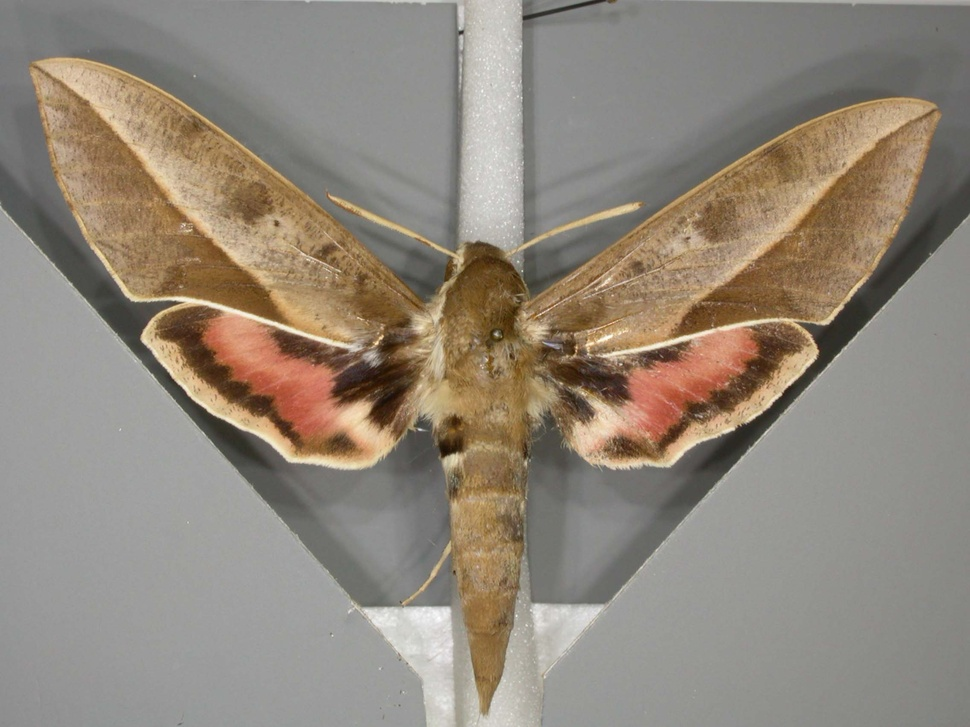
#> input picture vision/tests/test_data/Hyles_biguttata_f_271819_77.0_l.jpg, 970 x 727 px, shrunk from 2272 x 1704 before the run
$ python -i segmentation.py   (imports and definitions only)   (older library calls are emulated)
#> lines starting #> are read from the running program, lines starting #| are printed output that depends on the picture; after the words box and inside, x2 and y2 are one past the last pixel; in counts of white or black regions, pixels touching at a corner belong together
import numpy as np
import cv2
from skimage.graph import MCP_Geometric
import os

# hack to account for drawContours function not appearing to fill the contour
def fillContours(image, contours):
    cv2.drawContours(image, contours, contourIdx=-1, color=255, lineType=8, thickness=cv2.cv.CV_FILLED)

    h, w = image.shape
    outline = np.zeros((h + 2, w + 2), dtype='uint8')
    outline[1:-1, 1:-1] = image

    image = 255 * np.ones_like(image)
    cv2.floodFill(image, outline, (0, 0), newVal=0)
    return image

def largest_components(binary_image, num_components=1):
    contours, hierarchy = cv2.findContours(binary_image.astype('uint8'), cv2.RETR_EXTERNAL, cv2.CHAIN_APPROX_NONE)

    contours = sorted(contours, key=lambda contour: cv2.contourArea(contour), reverse=True)[:num_components]
    filled_image = fillContours(np.zeros_like(binary_image), contours)

    return filled_image, cv2.boundingRect(np.concatenate(contours))

def saliency_map(image):
    hsv_image = cv2.cvtColor(image, cv2.cv.CV_BGR2HSV)
    saliency = 0.25 * hsv_image[:, :, 2] + 0.75 * hsv_image[:, :, 1]
    return saliency.astype('float32')

def crop_with_border(image, bounding_rect, border):
    left, top, crop_width, crop_height = bounding_rect
    image_height, image_width = image.shape[:2]

    crop_left = max(left - border, 0)
    crop_right = min(left + crop_width + border, image_width)
    crop_top = max(top - border, 0)
    crop_bottom = min(top + crop_height + border, image_height)

    return image[crop_top:crop_bottom, crop_left:crop_right]

def segment_butterfly(image, saliency_threshold=100, border=10):
    image_height, image_width = image.shape[:2]

    saliency = saliency_map(image)
    blur = cv2.GaussianBlur(saliency, (5, 5), 0).astype(np.uint8)
    _, mask = cv2.threshold(blur, saliency_threshold, 255, cv2.THRESH_BINARY + cv2.THRESH_OTSU)

    mask, bounding_rect = largest_components(mask, num_components=1)

    image = crop_with_border(image, bounding_rect, border)
    mask = crop_with_border(mask, bounding_rect, border)

    return image, mask.astype(np.uint8)

def centre_of_mass(binary_image):
    h, w = binary_image.shape
    xv, yv = np.meshgrid(np.arange(0, w), np.arange(0, h))

    binary_image[np.where(binary_image > 0)] = 1

    x = np.mean((binary_image * xv)[np.where(binary_image > 0)])
    y = np.mean((binary_image * yv)[np.where(binary_image > 0)])

    return y, x

def shortest_path(costs, start, end):
    offsets = [(1, 1), (1, 0), (1, -1), (0, 1), (0, -1), (-1, 1), (-1, 0), (-1, -1)]
    mcp = MCP_Geometric(costs, offsets)
    mcp.find_costs([start], [end])

    indices = np.array(mcp.traceback(end))

    return indices[:, 0], indices[:, 1]

def min_cost_cut(costs, start, end, seed_point, mask_cost=10):
    cut_y, cut_x = shortest_path(costs*(mask_cost - 1) + 1, start, end)

    path_crop = np.zeros_like(costs)
    path_crop[cut_y, cut_x] = 255

    path = np.pad(path_crop, (1, 1), mode='constant', constant_values=(0, 0))

    wing_mask = np.zeros_like(costs)
    # pass a copy of the path image since it is altered by floodFill
    cv2.floodFill(wing_mask, np.copy(path), seed_point, 1)

    return wing_mask, path

def segment_wing(mask, wing_left=0.4, wing_right=0.6, crop=0.3):
    height, width = mask.shape

    mean_y, mean_x = centre_of_mass(mask)

    crop_width = int(width * crop)

    wing_left = int(mean_x * (0.5 + wing_left))
    wing_right = int(mean_x * (0.5 + wing_right))

    mean_x = int(mean_x)

    left_wing_mask, left_wing_path = min_cost_cut(costs=mask[:, crop_width:mean_x],
                                                  start=(0, wing_left - crop_width),
                                                  end=(height - 1, mean_x - 1 - crop_width),
                                                  seed_point=(0, height - 1))

    left_wing_path = np.pad(left_wing_path[1:-1, 1:-1],
                            pad_width=((0, 0), (crop_width, width - mean_x)),
                            mode='constant',
                            constant_values=0)

    right_wing_mask, right_wing_path = min_cost_cut(costs=mask[:, mean_x : -crop_width],
                                                    start=(0, wing_right - mean_x),
                                                    end=(height - 1, 0),
                                                    seed_point=(width - mean_x - crop_width - 1, height - 1))

    right_wing_path = np.pad(right_wing_path[1:-1, 1:-1],
                            pad_width=((0, 0), (mean_x, crop_width)),
                            mode='constant',
                            constant_values=0)

    wing_mask = np.hstack((left_wing_mask,right_wing_mask))
    wing_mask = mask * np.pad(wing_mask,
                              pad_width=((0, 0), (crop_width, crop_width)),
                              mode='constant',
                              constant_values=1)

    wing_mask = largest_components(wing_mask, num_components=2)[0]

    return wing_mask, (left_wing_path, right_wing_path), (mean_y, mean_x)

def segment_image_file(file_in, folder_out):
#> called with folder_out = 'out.png'
    image = cv2.imread(file_in)
#> image is the input picture: shape (727, 970, 3); mean B, G, R 122.6, 135.2, 144.9
    segmented_image, segmented_mask = segment_butterfly(image, saliency_threshold=64)
#> in saliency_map, `saliency = 0.25 * hsv_image[:, :, 2] + 0.75 * hsv_image[:, :, 1]`:
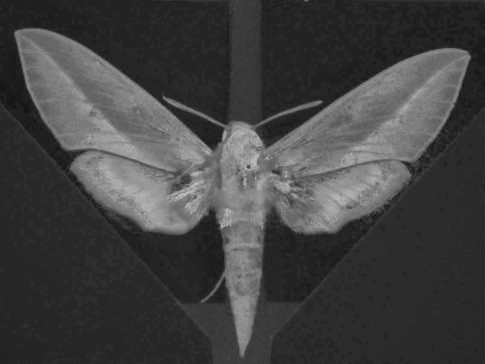
#> saliency: shape (727, 970) float64 (shown at 1/2 size); min 10, max 211.8, mean 66
#> in segment_butterfly, `_, mask = cv2.threshold(blur, saliency_threshold, 255, cv2.THRESH_BINA..`:
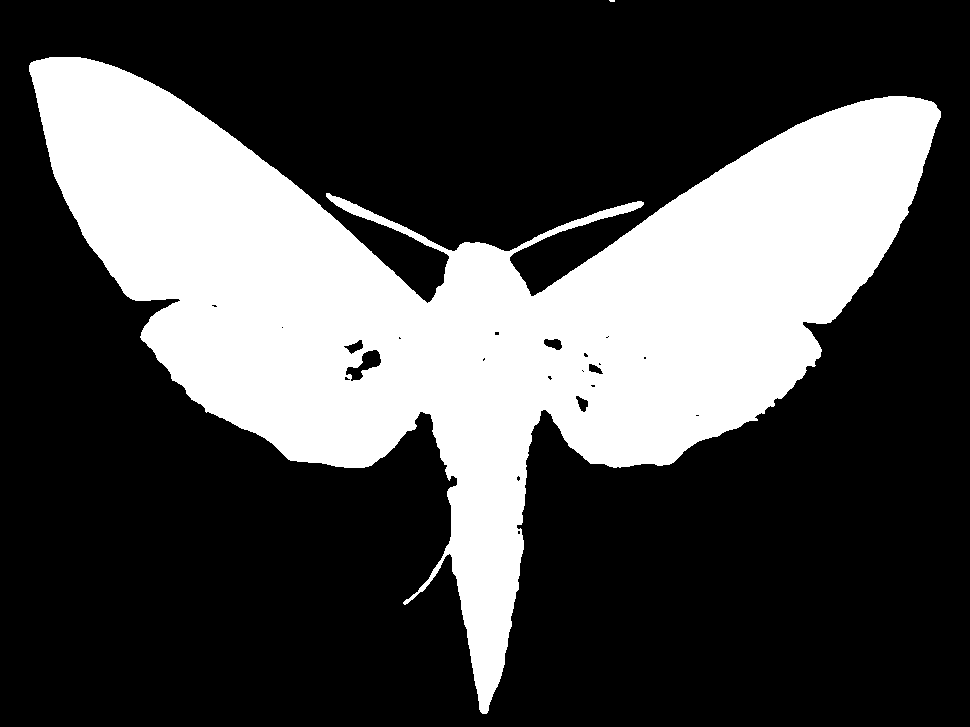
#> mask: shape (727, 970); 29.7% white; 2 white regions (1 under 20 px)
#> in largest_components, `contours, hierarchy = cv2.findContours(binary_image.astype('uint8'), c..`: contours = 2 contours, 1 with area under 20; largest, box (x1, y1, x2, y2) and area: (29, 57, 941, 714) 208397
#> in largest_components, `contours = sorted(contours, key=lambda contour: cv2.contourArea(contou..`: contours = 1 contour; box (x1, y1, x2, y2) and area: (29, 57, 941, 714) 208397
#> in segment_butterfly, `mask, bounding_rect = largest_components(mask, num_components=1)`: bounding_rect = (29, 57, 912, 657)
#> in crop_with_border, `left, top, crop_width, crop_height = bounding_rect`: left = 29; top = 57; crop_width = 912; crop_height = 657
#> in crop_with_border, `crop_left = max(left - border, 0)`: crop_left = 19
#> in crop_with_border, `crop_right = min(left + crop_width + border, image_width)`: crop_right = 951
#> in crop_with_border, `crop_top = max(top - border, 0)`: crop_top = 47
#> in crop_with_border, `crop_bottom = min(top + crop_height + border, image_height)`: crop_bottom = 724

    filename = os.path.basename(file_in)

    file_out = os.path.join(folder_out, 'color_' + filename)
    file_out = os.path.splitext(file_out)[0] + '.png'
    cv2.imwrite(file_out, segmented_image * (segmented_mask[:, :, np.newaxis] / 255))
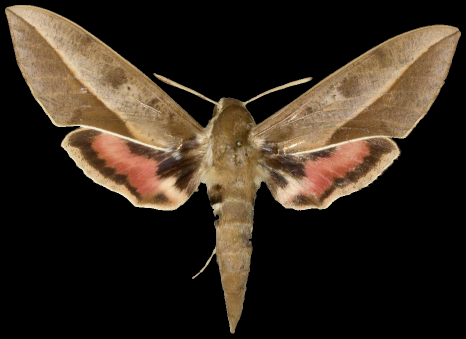
#> saved as color_Hyles_biguttata_f_271819_77.0_l.png: shape (677, 932, 3) (shown at 1/2 size); mean B, G, R 29.9, 41.5, 52.3

    file_out = os.path.join(folder_out, 'full_' + filename)
    file_out = os.path.splitext(file_out)[0] + '.png'
    cv2.imwrite(file_out, segmented_mask)

    wing_mask = segment_wing(segmented_mask)[0] / 255
#> in centre_of_mass, `x = np.mean((binary_image * xv)[np.where(binary_image > 0)])`: x = 456.9
#> in centre_of_mass, `y = np.mean((binary_image * yv)[np.where(binary_image > 0)])`: y = 256.8
#> in segment_wing, `mean_y, mean_x = centre_of_mass(mask)`: mean_x = 456.9
#> in segment_wing, `wing_left = int(mean_x * (0.5 + wing_left))`: wing_left = 411
#> in segment_wing, `wing_right = int(mean_x * (0.5 + wing_right))`: wing_right = 502
#> in segment_wing, `mean_x = int(mean_x)`: mean_x = 456
#> in shortest_path, `mcp = MCP_Geometric(costs, offsets)`:
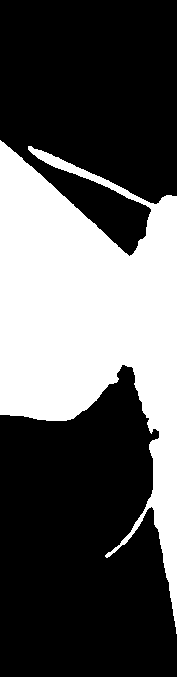
#> costs: shape (677, 177); values 1 (black) and 10 (white), 34.5% white; 1 white region, box (x1, y1, x2, y2) and area: (0, 140, 177, 634) 41392
#> in shortest_path, `indices = np.array(mcp.traceback(end))`: indices = 677 pairs, first value 0 to 676, second value 104 to 176
#> in min_cost_cut, `cut_y, cut_x = shortest_path(costs*(mask_cost - 1) + 1, start, end)`: cut_y = 677 values from 0 to 676; cut_x = 677 values, max 176 at index 676, min 104 at index 555, mean 128.9
#> call 2 of shortest_path, with start = (0, 46), end = (676, 0)
#> in shortest_path (call 2), `mcp = MCP_Geometric(costs, offsets)`:
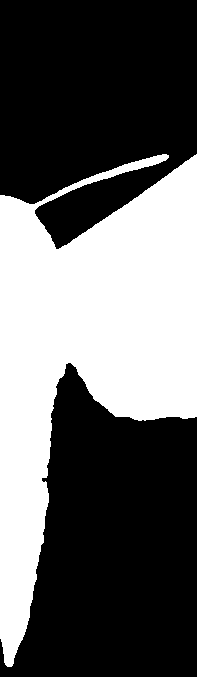
#> costs: shape (677, 197); values 1 (black) and 10 (white), 38% white; 1 white region, box (x1, y1, x2, y2) and area: (0, 154, 197, 667) 50647
#> in shortest_path (call 2), `indices = np.array(mcp.traceback(end))`: indices = 679 pairs, first value 0 to 676, second value 0 to 66
#> in segment_wing, `wing_mask = mask * np.pad(wing_mask, pad_width=((0, 0), (crop_width, c..`:
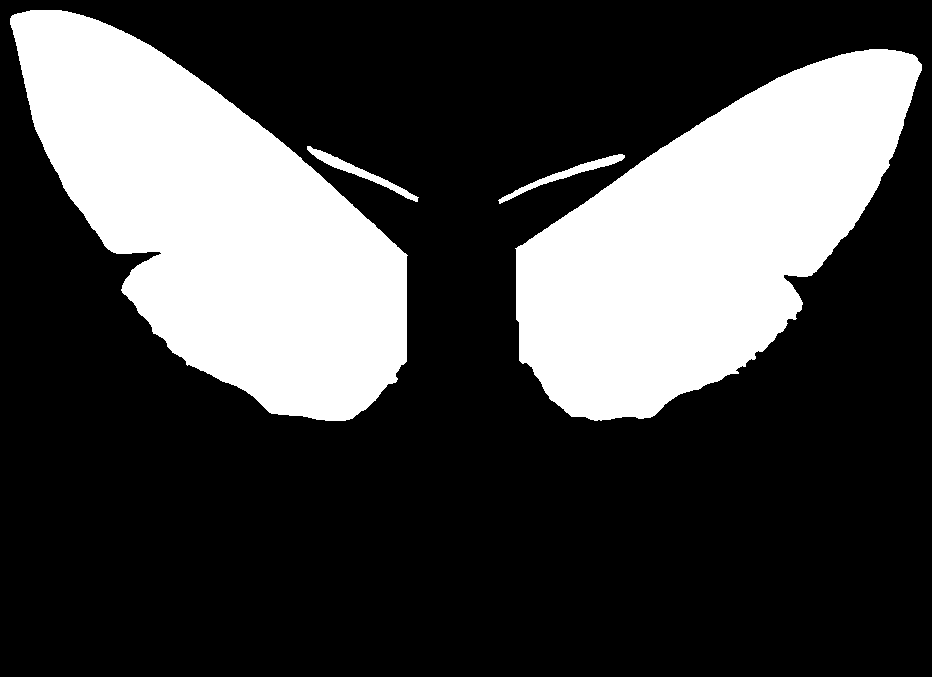
#> wing_mask: shape (677, 932); values 0 (black) and 1 (white), 27.7% white; 4 white regions
#> in largest_components (call 2), `contours, hierarchy = cv2.findContours(binary_image.astype('uint8'), c..`: contours = 4 contours; box (x1, y1, x2, y2) and area: (10, 10, 408, 421) 88264, (515, 49, 922, 421) 83590, (307, 146, 419, 202) 806, (498, 154, 625, 204) 778
#> in largest_components (call 2), `contours = sorted(contours, key=lambda contour: cv2.contourArea(contou..`: contours = 2 contours; box (x1, y1, x2, y2) and area: (10, 10, 408, 421) 88264, (515, 49, 922, 421) 83590
#> wing_mask: shape (677, 932) float64; values 0 (black) and 1 (white), 27.4% white; 2 white regions, box (x1, y1, x2, y2) and area: (10, 10, 408, 421) 88848, (515, 49, 922, 421) 84157
    file_out = os.path.join(folder_out, 'wings_' + filename)
    file_out = os.path.splitext(file_out)[0] + '.png'
    cv2.imwrite(file_out, 255*wing_mask)

    body = np.greater(segmented_mask, wing_mask).astype('uint8')
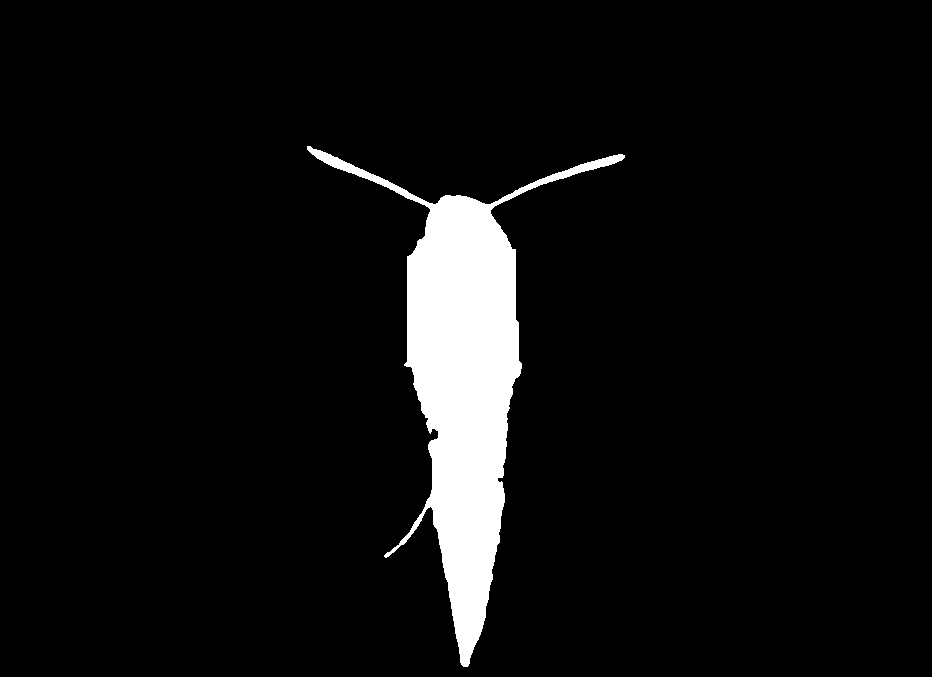
#> body: shape (677, 932); values 0 (black) and 1 (white), 5.9% white; 1 white region
    body = largest_components(body*255, num_components=1)[0] / 255
#> in largest_components (call 3), `contours, hierarchy = cv2.findContours(binary_image.astype('uint8'), c..`: contours = 1 contour; box (x1, y1, x2, y2) and area: (307, 146, 625, 667) 36318
#> body: shape (677, 932) float64; values 0 (black) and 1 (white), 5.9% white; 1 white region, box (x1, y1, x2, y2) and area: (307, 146, 625, 667) 37143
    file_out = os.path.join(folder_out, 'abdomen_' + filename)
    file_out = os.path.splitext(file_out)[0] + '.png'
    cv2.imwrite(file_out, 255*body)

>>> result = segment_image_file('vision/tests/test_data/Hyles_biguttata_f_271819_77.0_l.jpg', 'out.png')

$ run again, on vision/tests/test_data/Hyles_euphorbiae_euphorbiae_(euphorbiae)_m_271766_67.5_l.jpg
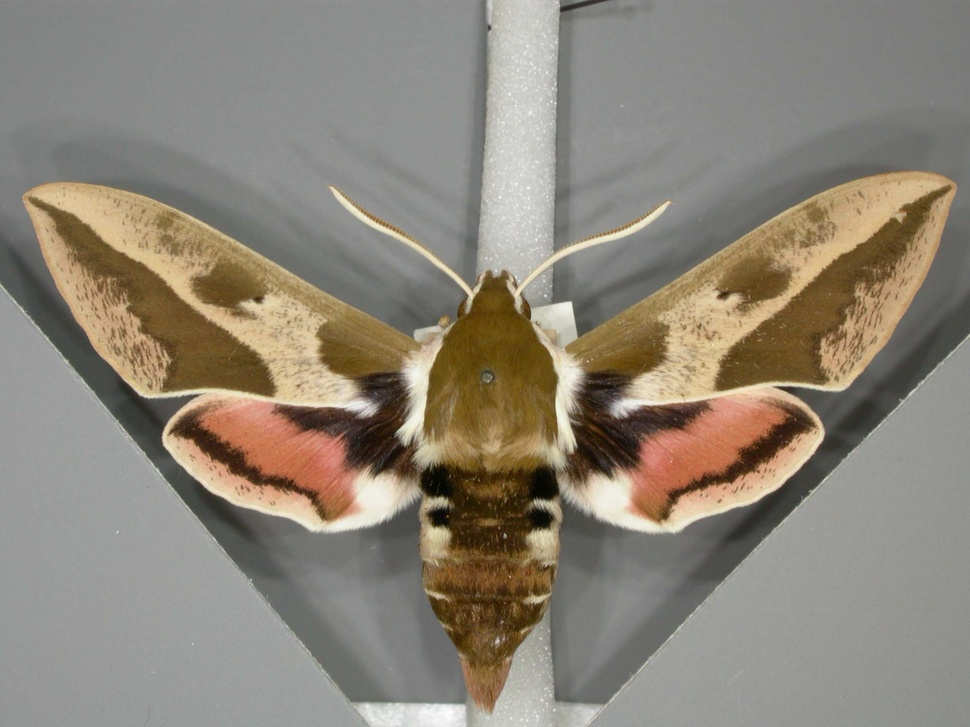
#> input picture vision/tests/test_data/Hyles_euphorbiae_euphorbiae_(euphorbiae)_m_271766_67.5_l.jpg, 970 x 727 px, shrunk from 2272 x 1704 before the run
#> in segment_image_file, image is the input picture: shape (727, 970, 3); mean B, G, R 119.8, 132.7, 140.6
#> hsv_image: shape (727, 970, 3); mean H, S, V 33.1, 42.5, 141.5
#> in segment_butterfly, `_, mask = cv2.threshold(blur, saliency_threshold, 255, cv2.THRESH_BINA..`:
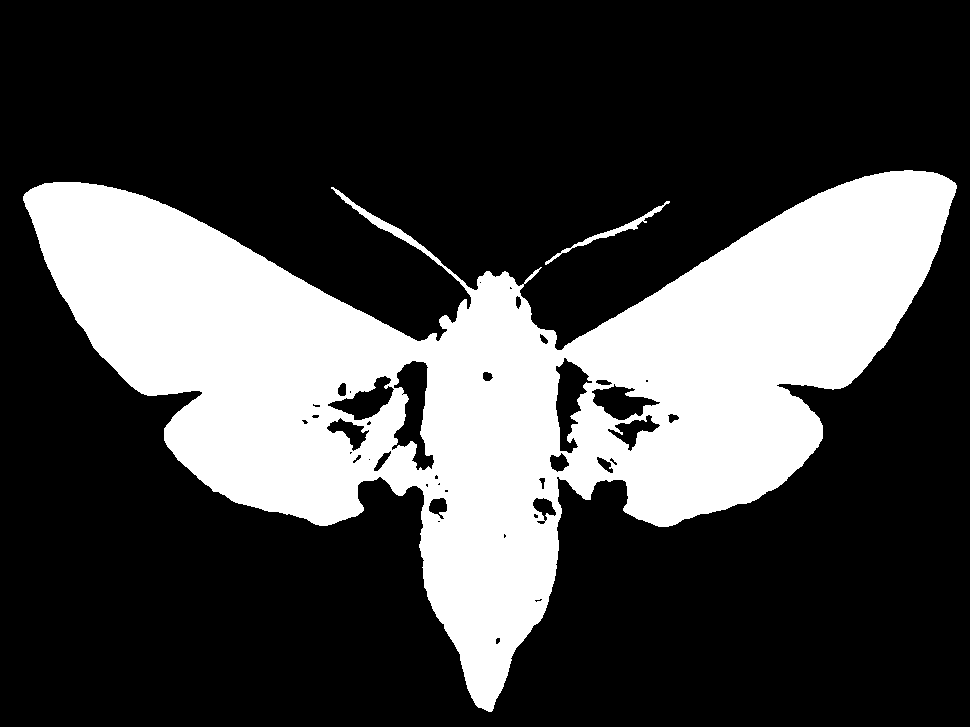
#> mask: shape (727, 970); 27.8% white; 2 white regions
#> in largest_components, `contours, hierarchy = cv2.findContours(binary_image.astype('uint8'), c..`: contours = 2 contours; box (x1, y1, x2, y2) and area: (23, 170, 957, 712) 202914, (545, 201, 670, 265) 481
#> in largest_components, `contours = sorted(contours, key=lambda contour: cv2.contourArea(contou..`: contours = 1 contour; box (x1, y1, x2, y2) and area: (23, 170, 957, 712) 202914
#> image: shape (727, 970); 29% white; 1 white region, box (x1, y1, x2, y2) and area: (23, 170, 957, 712) 204493
#> outline: shape (729, 972); 28.9% white; 1 white region, box (x1, y1, x2, y2) and area: (24, 171, 958, 713) 204493
#> bounding_rect = (23, 170, 934, 542)
#> in crop_with_border, `left, top, crop_width, crop_height = bounding_rect`: left = 23; top = 170; crop_width = 934; crop_height = 542
#> crop_left = 13
#> crop_right = 967
#> crop_top = 160
#> crop_bottom = 722
#> binary_image: shape (562, 954); values 0 (black) and 1 (white), 38.1% white; 1 white region, box (x1, y1, x2, y2) and area: (10, 10, 944, 552) 204493
#> x = 479.7
#> y = 220
#> in segment_wing, `mean_y, mean_x = centre_of_mass(mask)`: mean_x = 479.7
#> wing_left = 431
#> wing_right = 527
#> in segment_wing, `mean_x = int(mean_x)`: mean_x = 479
#> costs: shape (562, 193); values 1 (black) and 10 (white), 45.1% white; 1 white region, box (x1, y1, x2, y2) and area: (0, 27, 193, 552) 48942
#> indices = 562 pairs, first value 0 to 561, second value 117 to 192
#> cut_y = 562 values from 0 to 561; cut_x = 562 values, max 192 at index 561, min 117 at index 326, mean 130
#> costs: shape (562, 189); values 1 (black) and 10 (white), 43.1% white; 1 white region, box (x1, y1, x2, y2) and area: (0, 107, 189, 551) 45750
#> in largest_components (call 2), `contours, hierarchy = cv2.findContours(binary_image.astype('uint8'), c..`: contours = 3 contours; box (x1, y1, x2, y2) and area: (545, 10, 944, 367) 78694, (10, 22, 404, 366) 76066, (318, 27, 431, 107) 672
#> in largest_components (call 2), `contours = sorted(contours, key=lambda contour: cv2.contourArea(contou..`: contours = 2 contours; box (x1, y1, x2, y2) and area: (545, 10, 944, 367) 78694, (10, 22, 404, 366) 76066
#> image: shape (562, 954); 29.1% white; 2 white regions, box (x1, y1, x2, y2) and area: (545, 10, 944, 367) 79291, (10, 22, 404, 366) 76642
#> outline: shape (564, 956); 28.9% white; 2 white regions, box (x1, y1, x2, y2) and area: (546, 11, 945, 368) 79291, (11, 23, 405, 367) 76642
#> in largest_components (call 3), `contours, hierarchy = cv2.findContours(binary_image.astype('uint8'), c..`: contours = 1 contour; box (x1, y1, x2, y2) and area: (318, 27, 549, 552) 47884
#> image: shape (562, 954); 9.1% white; 1 white region, box (x1, y1, x2, y2) and area: (318, 27, 549, 552) 48560
#> in fillContours (call 3), `outline[1:-1, 1:-1] = image`:
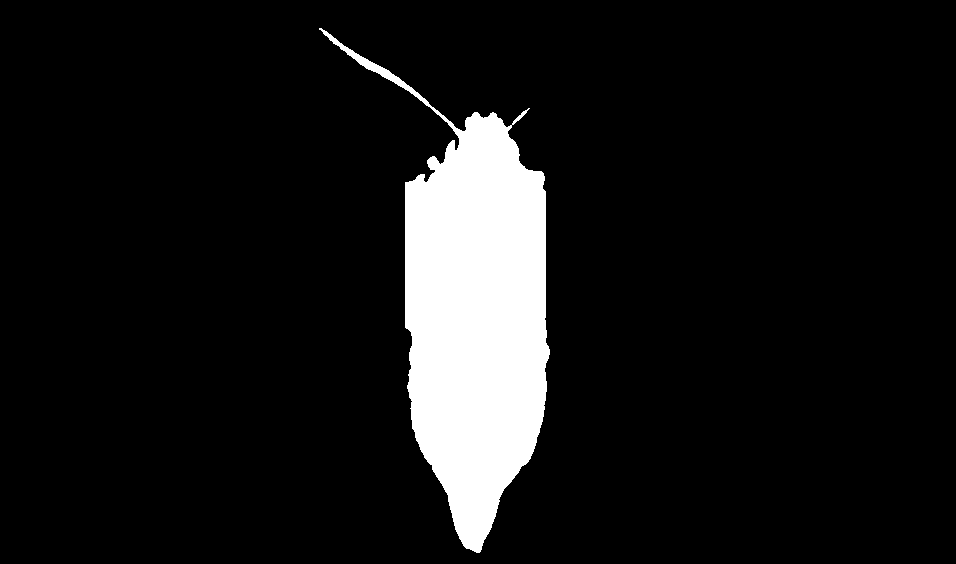
#> outline: shape (564, 956); 9% white; 1 white region, box (x1, y1, x2, y2) and area: (319, 28, 550, 553) 48560
